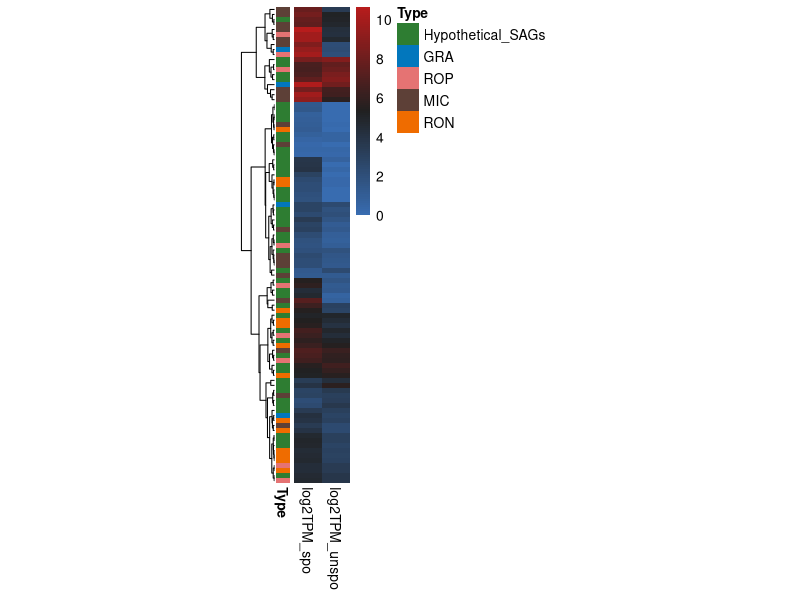
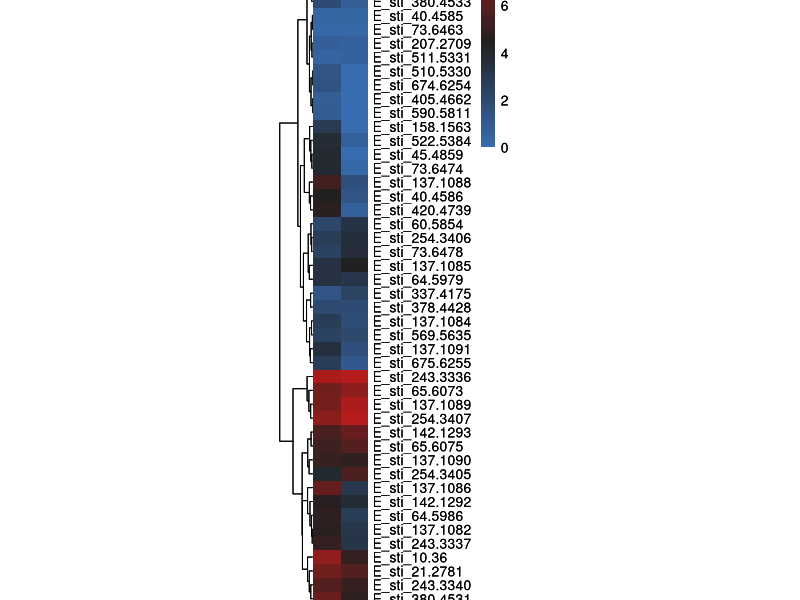
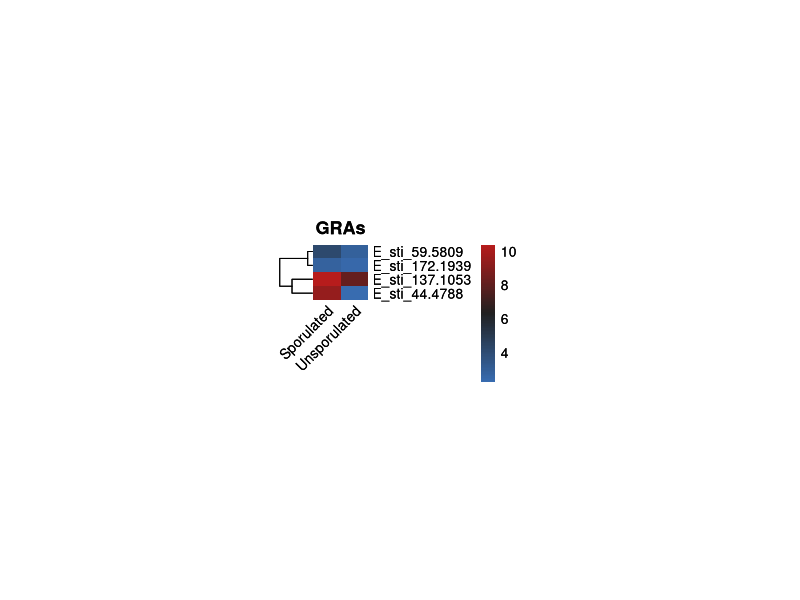
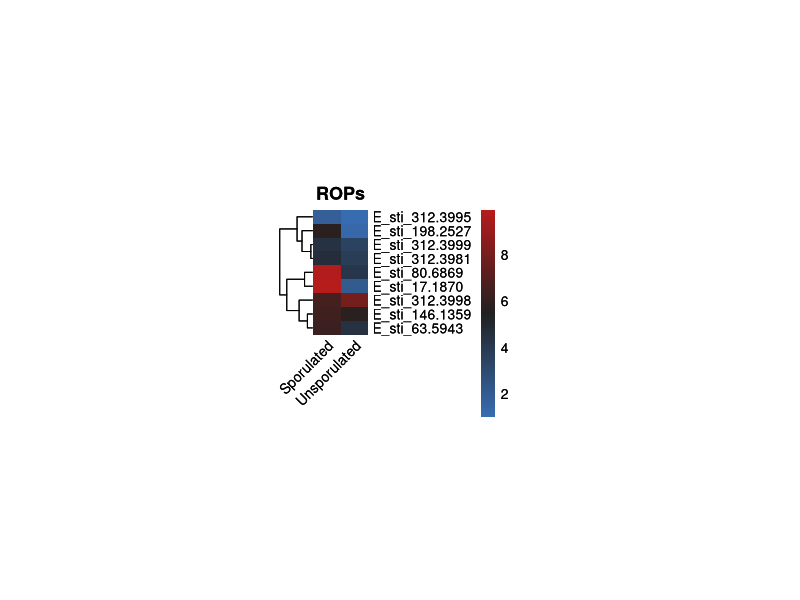
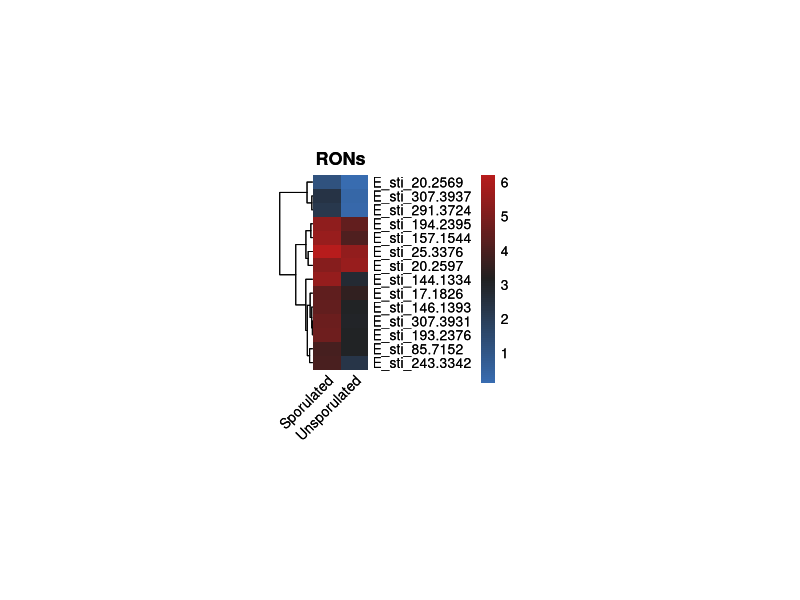
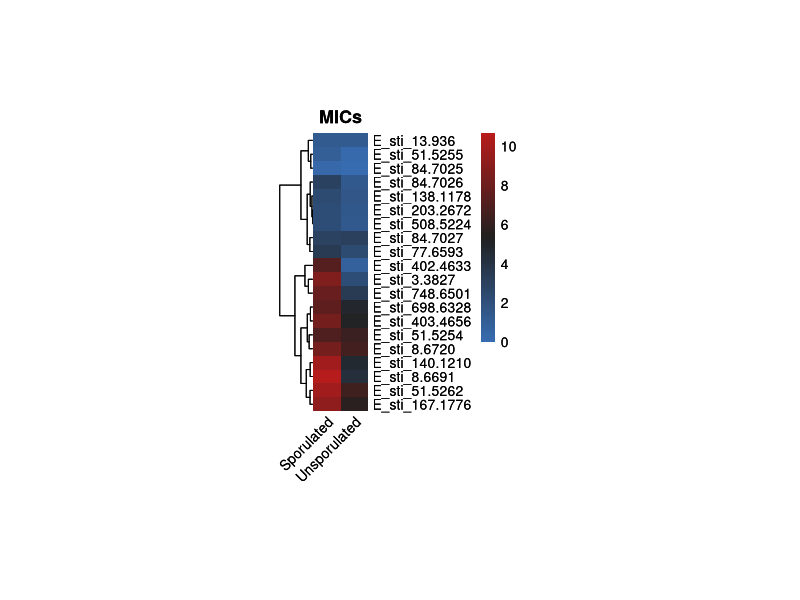
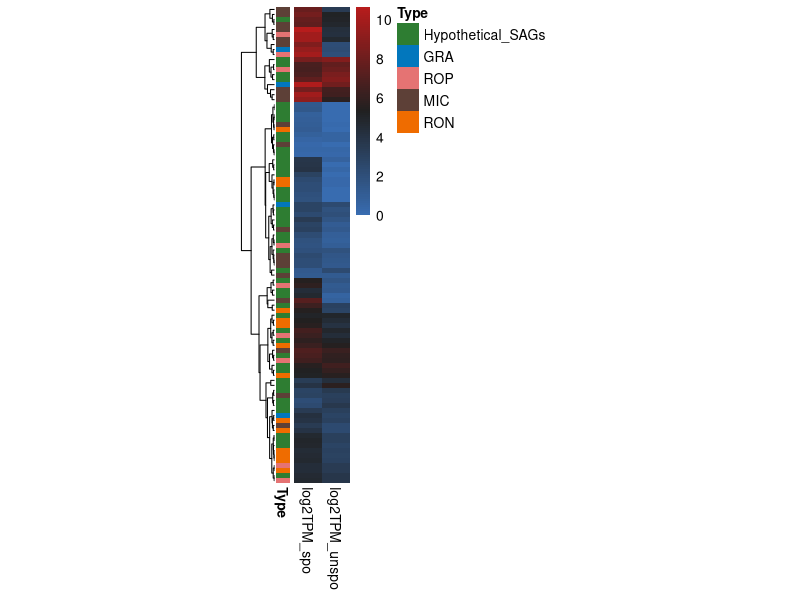
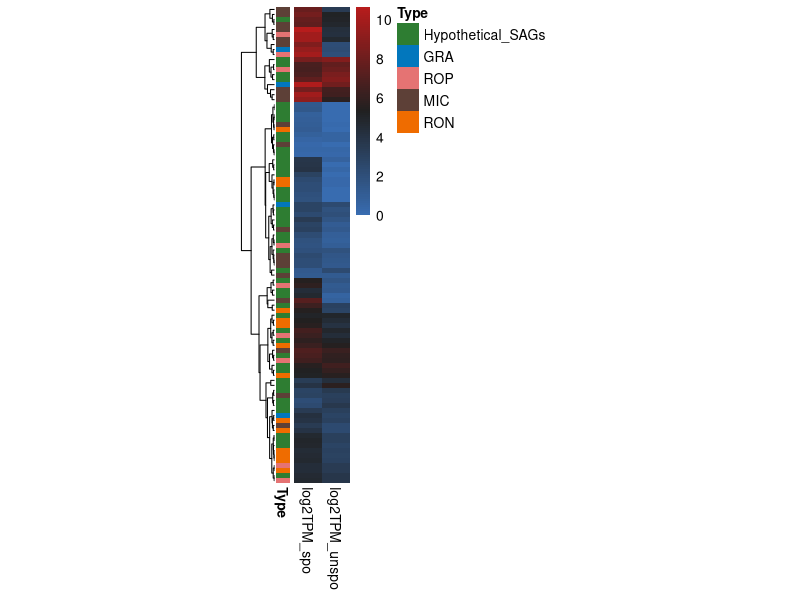

The R source for these figures, in order:
library(ggplot2)
library(dplyr)
library(pheatmap)
setwd("E:/1-Analysis_Record/Eimeria-Genome/RNAseq/rsem/")
df <- read.table("input-expression.txt",header = T,row.names = 1)

anno <- read.table("anno.txt",header = T,row.names = 1)
anno <- as.data.frame(anno)
anno$Type
ann_colors <- list(
  Type = c(Hypothetical_SAGs = "#2E7D32", GRA = "#0277BD", ROP = "#E57373", MIC = "#5D4037", RON = "#EF6C00"))
p1 <- pheatmap(as.matrix(df),
               show_colnames = T, show_rownames = F,
               annotation_row = anno,
               annotation_colors = ann_colors,
               annotation_names_row = T,
               cluster_cols = F,
               border_color = "NA",
               cellwidth =20, 
               #cellheight=10,
               treeheight_row = 20,
               treeheight_col = 20,
               color = colorRampPalette(colors = c("#386cb0","#212121","#B71C1C"))(100)
)

ggsave("heatmap.png",p1,device = png,width = 4,height = 10)
ggsave("heatmap.pdf",p1,device = pdf,width = 4,height = 10)

dfSAG <- read.table("SAG-input-expression.txt",header = T,row.names = 1)
colnames(dfSAG) <- c("Sporulated","Unsporulated")
p_SAG <- pheatmap(as.matrix(dfSAG),
               show_colnames = T, show_rownames = T,
               angle_col = 45,
               cluster_cols = F,
               border_color = "NA",
               cellwidth =20, cellheight=10,
               treeheight_row = 20,
               treeheight_col = 20,
               main = "Hypothetical SAGs (RbE-SAGs)",
               color = colorRampPalette(colors = c("#386cb0","#212121","#B71C1C"))(100)
)
p_SAG
ggsave("heatmap_SAG.png",p_SAG,device = png,width = 4,height = 10)
ggsave("heatmap_SAG.pdf",p_SAG,device = pdf,width = 4,height = 10)

dfGRA <- read.table("GRA-input-expression.txt",header = T,row.names = 1)
colnames(dfGRA) <- c("Sporulated","Unsporulated")

p_GRA <- pheatmap(as.matrix(dfGRA),
                  show_colnames = T, show_rownames = T,
                  angle_col = 45,
                  cluster_cols = F,
                  border_color = "NA",
                  cellwidth =20, cellheight=10,
                  treeheight_row = 20,
                  treeheight_col = 20,
                  main = "GRAs",
                  color = colorRampPalette(colors = c("#386cb0","#212121","#B71C1C"))(100)
)
p_GRA
ggsave("heatmap_GRA.png",p_GRA,device = png,width = 4,height = 2)
ggsave("heatmap_GRA.pdf",p_GRA,device = pdf,width = 4,height = 2)

dfROP <- read.table("ROP-input-expression.txt",header = T,row.names = 1)
colnames(dfROP) <- c("Sporulated","Unsporulated")

p_ROP <- pheatmap(as.matrix(dfROP),
                  show_colnames = T, show_rownames = T,
                  angle_col = 45,
                  cluster_cols = F,
                  border_color = "NA",
                  cellwidth =20, cellheight=10,
                  treeheight_row = 20,
                  treeheight_col = 20,
                  main = "ROPs",
                  color = colorRampPalette(colors = c("#386cb0","#212121","#B71C1C"))(100)
)
p_ROP
ggsave("heatmap_ROP.png",p_ROP,device = png,width = 4,height = 4)
ggsave("heatmap_ROP.pdf",p_ROP,device = pdf,width = 4,height = 4)

dfRON <- read.table("RON-input-expression.txt",header = T,row.names = 1)
colnames(dfRON) <- c("Sporulated","Unsporulated")

p_RON <- pheatmap(as.matrix(dfRON),
                  show_colnames = T, show_rownames = T,
                  angle_col = 45,
                  cluster_cols = F,
                  border_color = "NA",
                  cellwidth =20, cellheight=10,
                  treeheight_row = 20,
                  treeheight_col = 20,
                  main = "RONs",
                  color = colorRampPalette(colors = c("#386cb0","#212121","#B71C1C"))(100)
)
p_RON
ggsave("heatmap_RON.png",p_RON,device = png,width = 4,height = 4)
ggsave("heatmap_RON.pdf",p_RON,device = pdf,width = 4,height = 4)

dfMIC <- read.table("MIC-input-expression.txt",header = T,row.names = 1)
colnames(dfMIC) <- c("Sporulated","Unsporulated")

p_MIC <- pheatmap(as.matrix(dfMIC),
                  show_colnames = T, show_rownames = T,
                  angle_col = 45,
                  cluster_cols = F,
                  border_color = "NA",
                  cellwidth =20, cellheight=10,
                  treeheight_row = 20,
                  treeheight_col = 20,
                  main = "MICs",
                  color = colorRampPalette(colors = c("#386cb0","#212121","#B71C1C"))(100)
)
p_MIC
ggsave("heatmap_MIC.png",p_MIC,device = png,width = 4,height = 5)
ggsave("heatmap_MIC.pdf",p_MIC,device = pdf,width = 4,height = 5)

